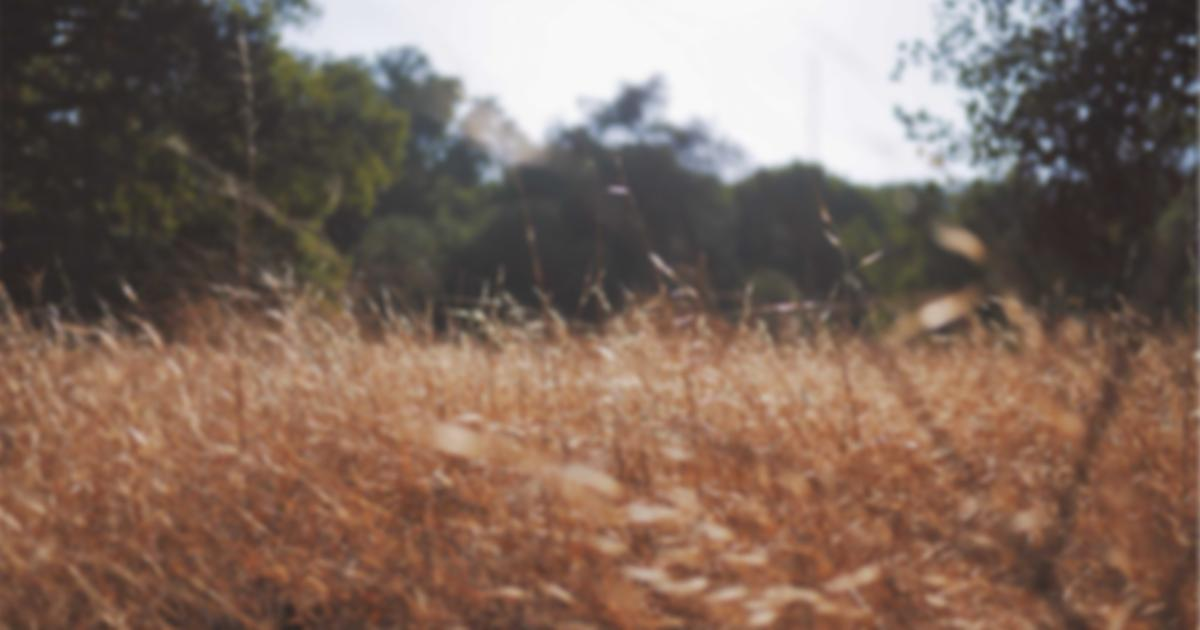
#> input picture data/bg_temp.jpg, 1200 x 630 px
$ python media_engine.py   (older library calls are emulated)
#> lines starting #> are read from the running program, lines starting #| are printed output that depends on the picture
import os
import requests
from PIL import Image, ImageDraw, ImageFont
import textwrap

def download_font(font_path):
    """Tải font chữ Roboto Black miễn phí từ Google Fonts nếu chưa có"""
    if not os.path.exists(font_path):
        print("⬇️ Đang tải Font chữ...")
        # Link tải trực tiếp file TTF từ kho Google
        url = "https://github.com/googlefonts/roboto/raw/main/src/hinted/Roboto-Black.ttf"
        r = requests.get(url, allow_redirects=True)
        with open(font_path, 'wb') as f:
            f.write(r.content)

def download_background(bg_path):
    """Tải một hình nền ngẫu nhiên từ thư viện Picsum (có làm mờ)"""
    print("⬇️ Đang tải Hình nền ngẫu nhiên...")
    # Tải ảnh kích thước chuẩn Facebook 1200x630, blur=3 để làm mờ phông nền
    url = "https://picsum.photos/1200/630?blur=3"
    r = requests.get(url, allow_redirects=True)
    with open(bg_path, 'wb') as f:
        f.write(r.content)

def create_banner(topic_text):
    """
    Chèn Tên Chủ Đề vào giữa một bức ảnh để đăng Facebook.
    """
    # 1. Chuẩn bị thư mục (assets chứa font, data chứa ảnh tạm)
    base_dir = os.path.dirname(__file__)
    assets_dir = os.path.join(base_dir, '..', 'assets')
    temp_dir = os.path.join(base_dir, '..', 'data')
    os.makedirs(assets_dir, exist_ok=True)
    os.makedirs(temp_dir, exist_ok=True)

    font_path = os.path.join(assets_dir, 'Roboto-Black.ttf')
    bg_path = os.path.join(temp_dir, 'bg_temp.jpg') # Tải nền mới mỗi lần chạy
    output_path = os.path.join(temp_dir, 'output_banner.jpg')

    # 2. Tải Font và Ảnh nền
    download_font(font_path)
    download_background(bg_path)
#> (the call stopped at in download_background, `r = requests.get(url, allow_redirects=True)`: the network is not available in this run)

    # 3. Mở ảnh và làm tối (Darken) để chữ trắng dễ đọc hơn
    img = Image.open(bg_path).convert("RGBA")
    overlay = Image.new('RGBA', img.size, (0, 0, 0, 120)) # Phủ lớp đen mờ 50%
    img = Image.alpha_composite(img, overlay).convert("RGB")
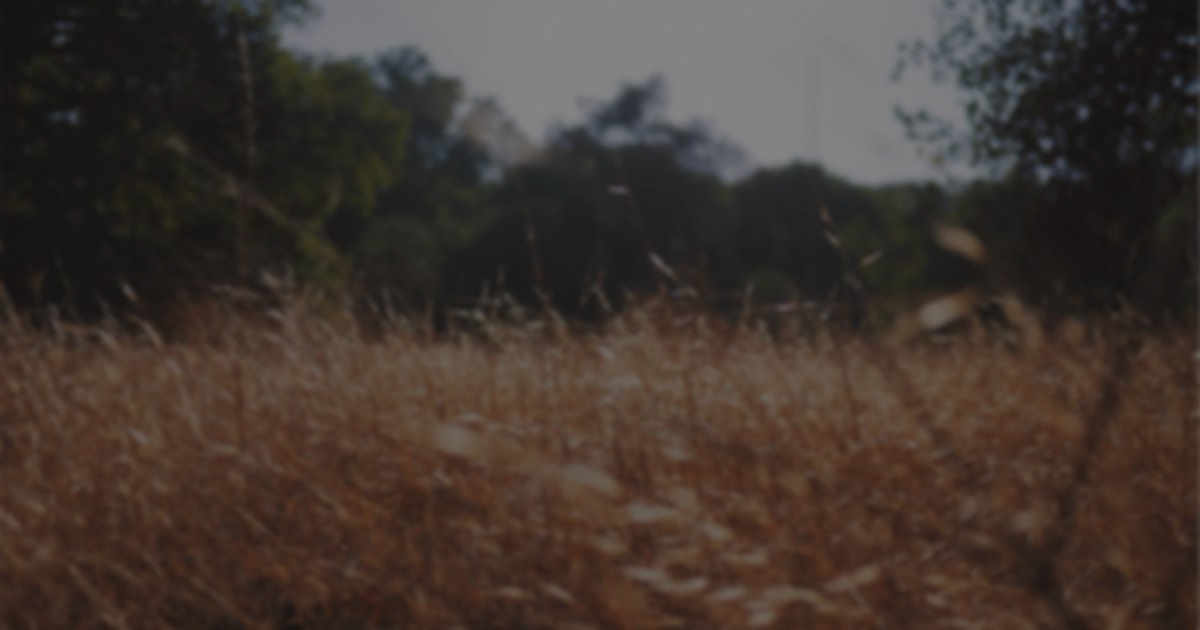
#> img: PIL image 1200x630 RGB; mean R, G, B 67.1, 55.6, 49.1

    draw = ImageDraw.Draw(img)

    # 4. Cấu hình chữ
    try:
        font = ImageFont.truetype(font_path, 60)
    except IOError:
        font = ImageFont.load_default()

    # Tiền xử lý chữ: Thêm tiêu đề phụ và ngắt dòng (Wrap text) nếu chữ quá dài
    full_text = "IELTS SPEAKING PART 2:\n\n" + topic_text.upper()
    wrapped_text = "\n".join(textwrap.wrap(full_text, width=32))

    # Tính toán tọa độ để chữ nằm chính giữa ảnh
    try:
        bbox = draw.multiline_textbbox((0, 0), wrapped_text, font=font, align='center')
#> bbox = (0, 20, 998, 131)
        text_w = bbox[2] - bbox[0]
#> text_w = 998
        text_h = bbox[3] - bbox[1]
#> text_h = 111
    except AttributeError:
        # Dự phòng cho Pillow bản cũ
        text_w, text_h = draw.multiline_textsize(wrapped_text, font=font)

    x = (img.width - text_w) / 2
#> x = 101
    y = (img.height - text_h) / 2
#> y = 259.5

    # 5. Vẽ chữ (Stroke width = viền đen bao quanh chữ để chữ nổi bật 3D)
    draw.multiline_text(
        (x, y),
        wrapped_text,
        font=font,
        fill="white",
        align="center",
        stroke_width=3,
        stroke_fill="black"
    )

    # 6. Lưu file
    img.save(output_path, "JPEG", quality=95)
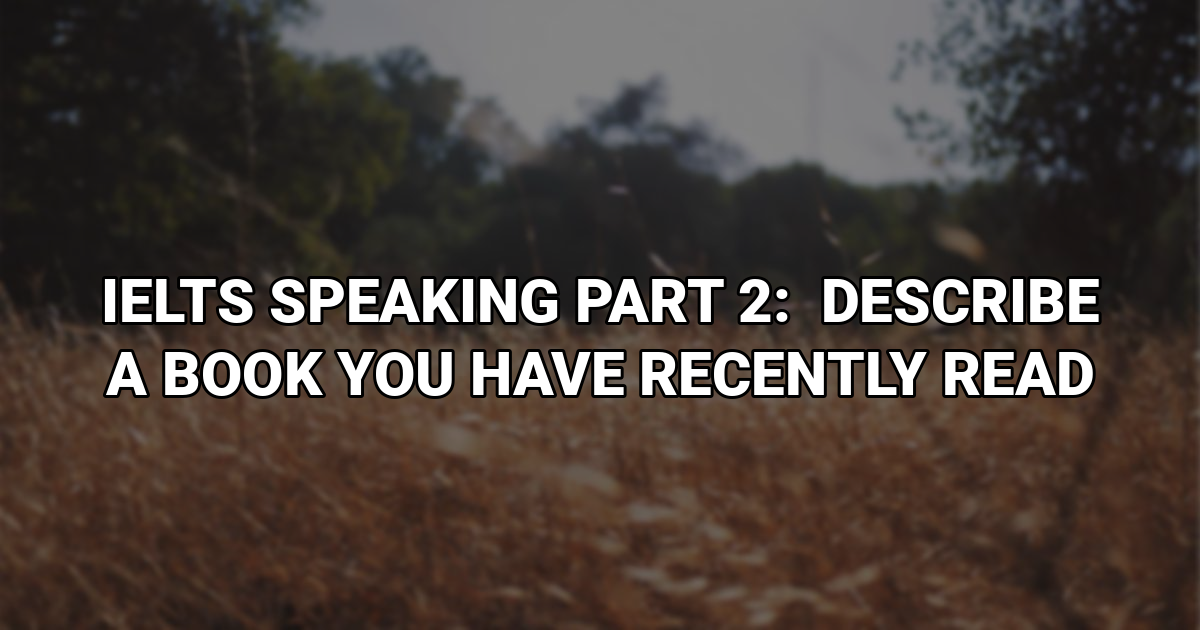
#> saved as output_banner.jpg: PIL image 1200x630 RGB; mean R, G, B 74.9, 64.7, 59.2
    print(f"✅ Đã tạo Banner thành công: {output_path}")
    return output_path

if __name__ == '__main__':
    print("🎨 Đang khởi tạo Media Engine...")
    test_topic = "Describe a book you have recently read"
    create_banner(test_topic)
